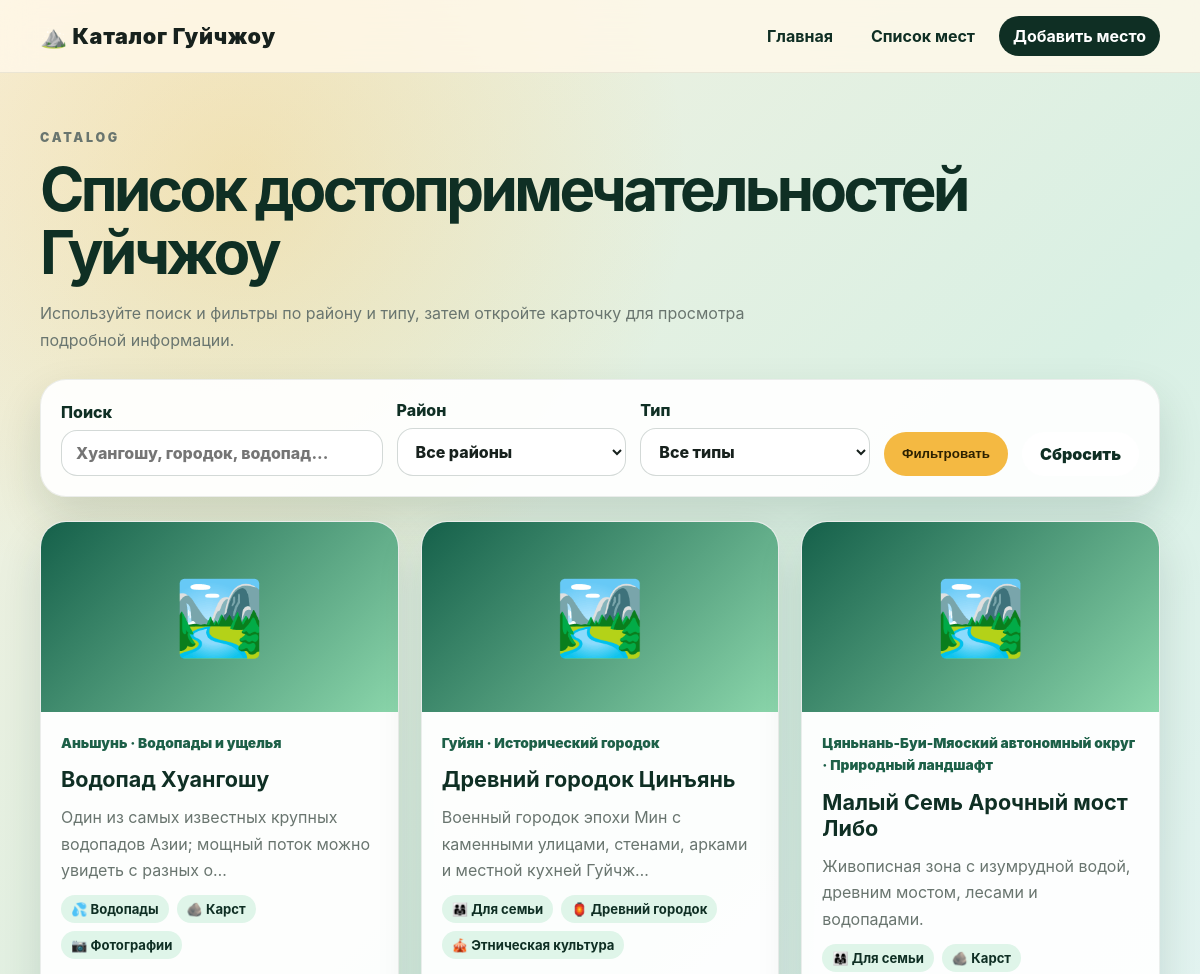
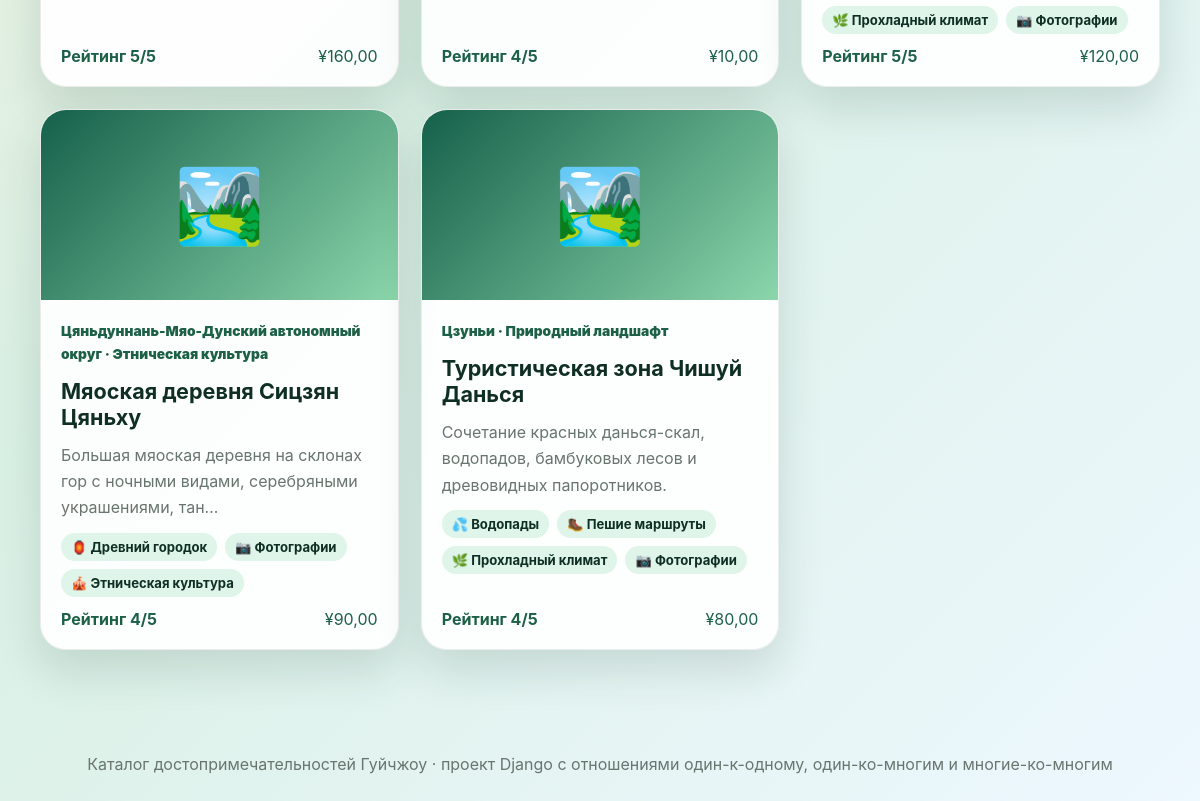
The page /spots/ on the database its author committed (2 pictures, top to bottom).
### catalog/models.py (models this page shows, shortened)
class ScenicSpot(models.Model):
    class Category(models.TextChoices):
        NATURE = "nature", "Природный ландшафт"
        CULTURE = "culture", "Исторический городок"
        WATERFALL = "waterfall", "Водопады и ущелья"
        CAVE = "cave", "Пещеры и карст"
        ETHNIC = "ethnic", "Этническая культура"
    name = models.CharField("Название достопримечательности", max_length=120)
    region = models.ForeignKey(
        Region,
        verbose_name="Район",
        related_name="spots",
        on_delete=models.PROTECT,
    )
    features = models.ManyToManyField(
        Feature,
        verbose_name="Особенности",
        related_name="spots",
        blank=True,
    )
    category = models.CharField("Тип достопримечательности", max_length=20, choices=Category.choices)
    short_description = models.TextField("Краткое описание")
    address = models.CharField("Адрес", max_length=180)
    ticket_price = models.DecimalField("Цена билета", max_digits=7, decimal_places=2)
    rating = models.PositiveSmallIntegerField(
        "Рейтинг рекомендации",
        validators=[MinValueValidator(1), MaxValueValidator(5)],
        help_text="Оценка от 1 до 5",
    )
    opening_date = models.DateField("Дата открытия/создания")
    is_world_heritage = models.BooleanField("Объект Всемирного наследия", default=False)
    image_url = models.URLField("Ссылка на изображение", blank=True)
    created_at = models.DateTimeField("Дата добавления", auto_now_add=True)
    class Meta:
        verbose_name = "Достопримечательность"
        verbose_name_plural = "Достопримечательности"
        ordering = ["region__name", "name"]
    def get_absolute_url(self):
        return reverse("spot_detail", kwargs={"pk": self.pk})

class Region(models.Model):
    name = models.CharField("Название района", max_length=80, unique=True)
    description = models.TextField("Описание района", blank=True)
    class Meta:
        verbose_name = "Район"
        verbose_name_plural = "Районы"
        ordering = ["name"]

class Feature(models.Model):
    name = models.CharField("Название особенности", max_length=50, unique=True)
    icon = models.CharField("Иконка", max_length=8, default="✨")
    class Meta:
        verbose_name = "Особенность"
        verbose_name_plural = "Особенности"
        ordering = ["name"]

### catalog/views.py (the view)
# urls.py: path("spots/", views.SpotListView.as_view(), name="spot_list"),
class SpotListView(ListView):
    model = ScenicSpot
    template_name = "catalog/spot_list.html"
    context_object_name = "spots"
    paginate_by = 9
    def get_queryset(self):
        queryset = (
            ScenicSpot.objects.select_related("region")
            .prefetch_related("features")
            .order_by("name")
        )
        query = self.request.GET.get("q", "").strip()
        region = self.request.GET.get("region", "").strip()
        category = self.request.GET.get("category", "").strip()
        if query:
            queryset = queryset.filter(
                Q(name__icontains=query)
                | Q(short_description__icontains=query)
                | Q(address__icontains=query)
            )
        if region:
            queryset = queryset.filter(region_id=region)
        if category:
            queryset = queryset.filter(category=category)
        return queryset
    def get_context_data(self, **kwargs):
        context = super().get_context_data(**kwargs)
        context["regions"] = Region.objects.annotate(spot_total=Count("spots"))
        context["categories"] = ScenicSpot.Category.choices
        context["current_q"] = self.request.GET.get("q", "")
        context["current_region"] = self.request.GET.get("region", "")
        context["current_category"] = self.request.GET.get("category", "")
        return context

### catalog/templates/catalog/spot_list.html (shortened to what this page needs)
{% extends "catalog/base.html" %}
{% block content %}
<section class="page-title">
    <p class="eyebrow">Catalog</p>
    <h1>Список достопримечательностей Гуйчжоу</h1>
    <p>Используйте поиск и фильтры по району и типу, затем откройте карточку для просмотра подробной информации.</p>
</section>
<form class="filter-panel" method="get">
    <label>
        Поиск
        <input type="search" name="q" value="{{ current_q }}" placeholder="Хуангошу, городок, водопад...">
    </label>
    <label>
        Район
        <select name="region">
            <option value="">Все районы</option>
        </select>
    </label>
    <label>
        Тип
        <select name="category">
            <option value="">Все типы</option>
        </select>
    </label>
    <button class="button primary" type="submit">Фильтровать</button>
    <a class="button ghost" href="{% url 'spot_list' %}">Сбросить</a>
</form>
<section class="card-grid">
    {% for spot in spots %}
        {% include "catalog/partials/spot_card.html" with spot=spot %}
    {% empty %}
        <p class="empty">По выбранным условиям ничего не найдено.</p>
    {% endfor %}
</section>
{% endblock %}

### catalog/templates/catalog/partials/spot_card.html
<article class="spot-card">
    {% if spot.image_url %}
        <img src="{{ spot.image_url }}" alt="Изображение: {{ spot.name }}">
    {% else %}
        <div class="spot-placeholder">🏞️</div>
    {% endif %}
    <div class="spot-card-body">
        <p class="spot-region">{{ spot.region.name }} · {{ spot.get_category_display }}</p>
        <h3><a href="{{ spot.get_absolute_url }}">{{ spot.name }}</a></h3>
        <p>{{ spot.short_description|truncatechars:86 }}</p>
        <div class="tag-row">
            {% for feature in spot.features.all %}
                <span>{{ feature.icon }} {{ feature.name }}</span>
            {% empty %}
                <span>✨ Особенности не указаны</span>
            {% endfor %}
        </div>
        <div class="card-meta">
            <strong>Рейтинг {{ spot.rating }}/5</strong>
            <span>¥{{ spot.ticket_price }}</span>
        </div>
    </div>
</article>

### catalog/static/catalog/css/styles.css (style rules this page uses)
:root { --green-900: #0f2f24; --green-700: #1d6048; --green-500: #2f9b72; --mint: #dff5e9; --gold: #f4b942; --cream: #fff8ea; --ink: #17211d; --muted: #69756f; --card: rgba(255, 255, 255, 0.92); --shadow: 0 20px 45px rgba(15, 47, 36, 0.14); }
* { box-sizing: border-box; }
body { margin: 0; min-height: 100vh; color: var(--ink); font-family: "Inter", "Segoe UI", "Arial", sans-serif; background: radial-gradient(circle at 20% 10%, rgba(244, 185, 66, 0.28), transparent 28rem), linear-gradient(135deg, #f7f1de 0%, #d9f0e4 48%, #eef8ff 100%); }
a { color: inherit; text-decoration: none; }
.hero h1, .page-title h1, .detail-hero h1, .confirm-box h1 { margin: 0; font-size: clamp(2.2rem, 5vw, 4.7rem); line-height: 1.05; letter-spacing: -0.06em; }
.eyebrow { margin: 0 0 10px; color: var(--gold); font-size: 0.78rem; font-weight: 900; letter-spacing: 0.22em; text-transform: uppercase; }
.button { display: inline-flex; justify-content: center; align-items: center; min-height: 44px; padding: 0 18px; border: 0; border-radius: 999px; font-weight: 900; cursor: pointer; transition: transform 0.2s ease, box-shadow 0.2s ease; }
.primary { background: var(--gold); color: #2d2100; }
.secondary, .ghost { background: white; color: var(--green-900); }
.stats-grid, .card-grid, .info-grid { display: grid; gap: 22px; }
.stats-grid article, .spot-card, .info-block, .spot-form, .filter-panel, .confirm-box { background: var(--card); border: 1px solid rgba(15, 47, 36, 0.08); border-radius: 26px; box-shadow: var(--shadow); }
.section-heading, .page-title { margin: 20px 0 24px; }
.section-heading h2, .page-title h1 { color: var(--green-900); }
.page-title p { max-width: 760px; color: var(--muted); line-height: 1.7; }
.card-grid { grid-template-columns: repeat(3, minmax(0, 1fr)); }
.spot-card { overflow: hidden; display: flex; flex-direction: column; }
.spot-card img, .spot-placeholder { width: 100%; height: 190px; object-fit: cover; }
.spot-placeholder, .detail-placeholder { display: grid; place-items: center; font-size: 4.5rem; background: linear-gradient(135deg, #15604a, #8bd6ab); }
.spot-card-body { padding: 20px; display: flex; flex-direction: column; gap: 12px; flex: 1; }
.spot-card h3 { margin: 0; font-size: 1.35rem; }
.spot-card h3 a { color: var(--green-900); }
.spot-card p { margin: 0; color: var(--muted); line-height: 1.65; }
.spot-region { color: var(--green-700) !important; font-size: 0.86rem; font-weight: 900; }
.tag-row { display: flex; flex-wrap: wrap; gap: 8px; }
.tag-row span { padding: 6px 10px; border-radius: 999px; background: var(--mint); color: var(--green-900); font-size: 0.82rem; font-weight: 700; }
.card-meta { margin-top: auto; display: flex; justify-content: space-between; gap: 12px; color: var(--green-700); }
.filter-panel { display: grid; grid-template-columns: 1.4fr 1fr 1fr auto auto; gap: 14px; align-items: end; padding: 20px; margin-bottom: 24px; }
label { display: grid; gap: 8px; color: var(--green-900); font-weight: 800; }
input, select, textarea { width: 100%; border: 1px solid rgba(15, 47, 36, 0.18); border-radius: 16px; padding: 12px 14px; background: rgba(255, 255, 255, 0.86); color: var(--ink); font: inherit; }

### rows shown on the page
ScenicSpot: region.name "Аньшунь", category "Водопады и ущелья", name "Водопад Хуангошу", short_description "Один из самых известных крупных водопадов Азии; мощный поток можно увидеть с разных о…", rating "5", ticket_price "160,00"
Feature: icon "💦", name "Водопады"
Feature: icon "🪨", name "Карст"
Feature: icon "📷", name "Фотографии"
ScenicSpot: region.name "Гуйян", category "Исторический городок", name "Древний городок Цинъянь", short_description "Военный городок эпохи Мин с каменными улицами, стенами, арками и местной кухней Гуйчж…", rating "4", ticket_price "10,00"
Feature: icon "👨‍👩‍👧", name "Для семьи"
Feature: icon "🏮", name "Древний городок"
Feature: icon "🎪", name "Этническая культура"
ScenicSpot: region.name "Цяньнань-Буи-Мяоский автономный округ", category "Природный ландшафт", name "Малый Семь Арочный мост Либо", short_description "Живописная зона с изумрудной водой, древним мостом, лесами и водопадами.", rating "5", ticket_price "120,00"
Feature: icon "🌿", name "Прохладный климат"
ScenicSpot: region.name "Цяньдуннань-Мяо-Дунский автономный округ", category "Этническая культура", name "Мяоская деревня Сицзян Цяньху", short_description "Большая мяоская деревня на склонах гор с ночными видами, серебряными украшениями, тан…", rating "4", ticket_price "90,00"
ScenicSpot: region.name "Цзуньи", category "Природный ландшафт", name "Туристическая зона Чишуй Данься", short_description "Сочетание красных данься-скал, водопадов, бамбуковых лесов и древовидных папоротников.", rating "4", ticket_price "80,00"
Feature: icon "🥾", name "Пешие маршруты"
